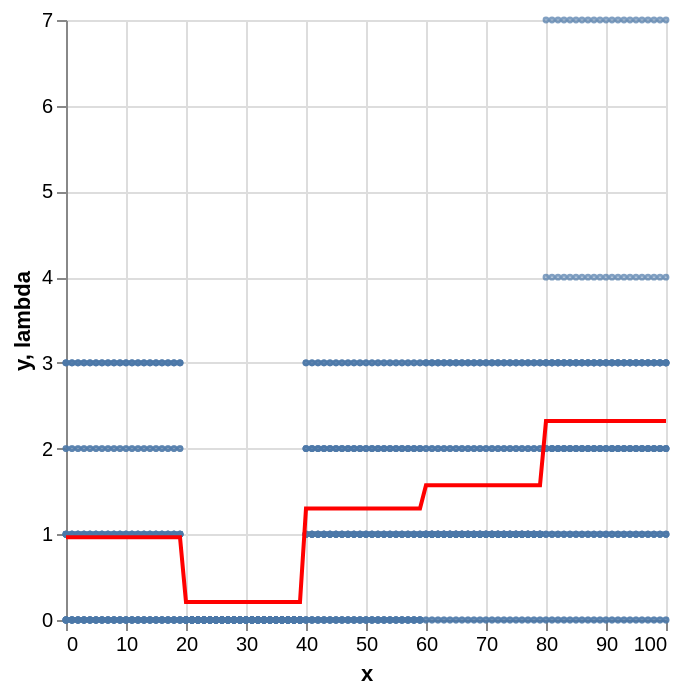

Source (notebook cell):
### Markdown cell above
## Analysis

### Code cell
# Generate the dataset
df = PoissonDisjoint1D(interval_width=20, n_observations=20, seed=42).generate()

# Visualize the dataset
df_expanded = expand_interval_dataframe(df, interval_col="interval", x_col="x")
base = alt.Chart(df_expanded).mark_point(size=2).encode(x="x", y="y")
true_line = alt.Chart(df_expanded).mark_line(color="red").encode(x="x", y="lambda")

base + true_line

### Figure 1 — Vega-Lite specification as saved in the notebook (floating-point values rounded to 4 significant figures; data arrays with more than 128 entries replaced by an {"elided": "..."} marker saying what was removed)
{"config": {"view": {"continuousWidth": 300, "continuousHeight": 300}}, "layer": [{"mark": {"type": "point", "size": 2}, "encoding": {"x": {"field": "x", "type": "quantitative"}, "y": {"field": "y", "type": "quantitative"}}}, {"mark": {"type": "line", "color": "red"}, "encoding": {"x": {"field": "x", "type": "quantitative"}, "y": {"field": "lambda", "type": "quantitative"}}}], "data": {"name": "data-ce92b746181452c7ec7462e39a5b5c16"}, "$schema": "https://vega.github.io/schema/vega-lite/v6.1.0.json", "datasets": {"data-ce92b746181452c7ec7462e39a5b5c16": {"elided": "2020 records"}}}
